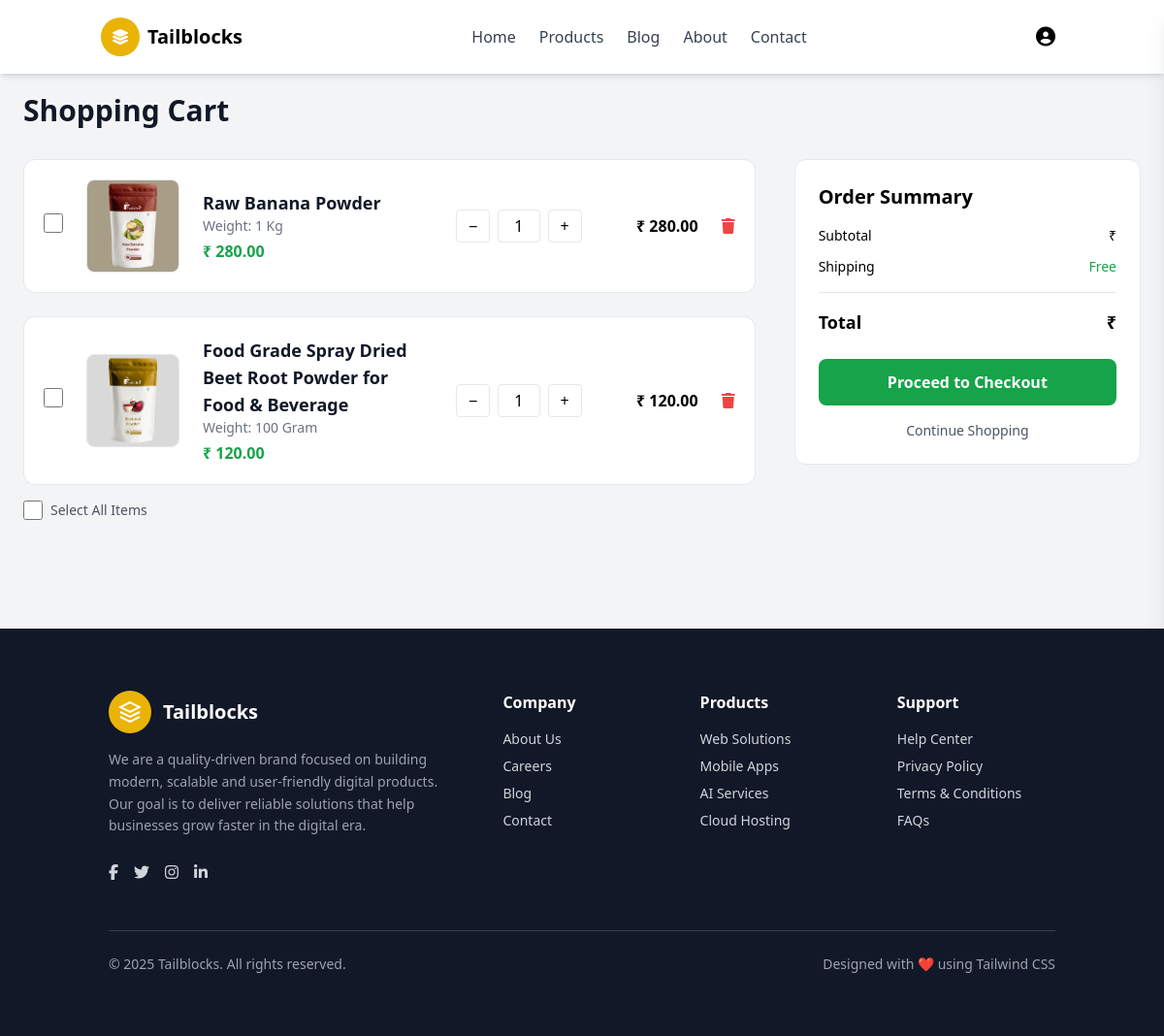
/cart/ (signed in), run on the app's committed database.
### apps/store/models.py (models this page shows, shortened)
class Cart(BaseModel):
    user = models.ForeignKey(
        User,
        on_delete=models.CASCADE,
        related_name="cart_items"
    )
    product = models.ForeignKey(Product, on_delete=models.CASCADE)
    qty = models.PositiveIntegerField(default=1)
    @property
    def total_price(self):
        return self.product.price * self.qty

class Product(BaseModel):
    name = models.CharField(max_length=255)
    category = models.ForeignKey(
        ProductCategory,
        on_delete=models.CASCADE,
        related_name="products"
    )
    price = models.DecimalField(max_digits=10, decimal_places=2)
    weight = models.CharField(max_length=50)
    content = models.TextField()
    additional_details = models.JSONField(blank=True, null=True)
    image_1 = models.ImageField(
        upload_to=product_image_path,
        default="products/default_product.jpg",
        blank=True,
        null=True
    )
    image_2 = models.ImageField(
        upload_to=product_image_path,
        blank=True,
        null=True
    )
    image_3 = models.ImageField(
        upload_to=product_image_path,
        blank=True,
        null=True
    )
    image_4 = models.ImageField(
        upload_to=product_image_path,
        blank=True,
        null=True
    )
    is_active = models.BooleanField(default=True)
    class Meta:
        ordering = ['-created_at']
    def primary_image(self):
        if self.image_1:
            return self.image_1.url
        return settings.MEDIA_URL + "products/default_product.jpg"

### apps/store/views.py (the view)
# urls.py: path("cart/", cart, name="cart"),
@login_required
def cart(request):
    user_id = request.session.get('user_id')
    if not user_id:
        return redirect("login")
    user_ = get_object_or_404(User, id=user_id)
    cart_items = Cart.objects.filter(user=user_)
    total_amount = sum(item.total_price for item in cart_items)
    return render(request, "store/cart.html", {
        "cart_items": cart_items,
        "total_amount": total_amount
    })

### apps/store/views.py (called while the page is built)
def login_required(view_func):
    @wraps(view_func)
    def wrapper(request, *args, **kwargs):
        if request.session.get('user_id'):
            return view_func(request, *args, **kwargs)
        messages.warning(request, "Please log in to continue.")
        return redirect('signin')
    return wrapper

### apps/store/templates/store/cart.html (shortened to what this page needs)
{% extends 'store/base.html' %}
{% load static %}
{% block body %}
<div class="max-w-7xl mx-auto px-6 py-24">
    <h1 class="text-3xl font-bold text-gray-900 mb-8">
        Shopping Cart
    </h1>
    {% if cart_items %}
    <div class="grid grid-cols-1 lg:grid-cols-3 gap-10">
        <div class="lg:col-span-2 space-y-6">
            {% for item in cart_items %}
            <div class="flex items-center gap-6 border rounded-xl p-5 bg-white">
                <div>
                    <input type="checkbox"
                        class="cart-checkbox w-5 h-5 text-green-600 border-gray-300 rounded cursor-pointer"
                        value="{{ item.id }}">
                </div>
                <img src="{{ item.product.primary_image }}" alt="{{ item.product.name }}"
                    class="w-24 h-24 object-contain rounded-lg border">
                <div class="flex-1">
                    <h3 class="text-lg font-semibold text-gray-900">
                        {{ item.product.name }}
                    </h3>
                    <p class="text-sm text-gray-500">
                        Weight: {{ item.product.weight }}
                    </p>
                    <p class="text-green-600 font-semibold mt-1">
                        ₹ {{ item.product.price }}
                    </p>
                </div>
                <div class="flex items-center gap-2">
                    <a href="{% url 'cart_decrease' item.id %}" class="px-3 py-1 border rounded hover:bg-gray-100">−</a>
                    <span class="px-4 py-1 border rounded">
                        {{ item.qty }}
                    </span>
                    <a href="{% url 'cart_increase' item.id %}" class="px-3 py-1 border rounded hover:bg-gray-100">+</a>
                </div>
                <div class="w-24 text-right font-semibold">
                    ₹ {{ item.total_price }}
                </div>
                <a href="{% url 'cart_remove' item.id %}" class="text-red-500 hover:text-red-700">
                    <i class="fa-solid fa-trash"></i>
                </a>
            </div>
            {% endfor %}
        </div>
        <div class="border rounded-xl p-6 bg-white h-fit">
            <h2 class="text-xl font-semibold mb-4">
                Order Summary
            </h2>
            <div class="flex justify-between text-sm mb-3">
                <span>Subtotal</span>
                <span>₹ {{ cart_total }}</span>
            </div>
            <div class="flex justify-between text-sm mb-3">
                <span>Shipping</span>
                <span class="text-green-600">Free</span>
            </div>
            <hr class="my-4">
            <div class="flex justify-between text-lg font-bold mb-6">
                <span>Total</span>
                <span>₹ {{ cart_total }}</span>
            </div>
            <a href=""
                class="block text-center bg-green-600 hover:bg-green-700 text-white font-semibold py-3 rounded-lg transition">
                Proceed to Checkout
            </a>
            <a href="{% url 'products' %}" class="block text-center mt-4 text-sm text-gray-600 hover:underline">
                Continue Shopping
            </a>
        </div>
    </div>
    {% endif %}
    <div class="flex items-center gap-2 my-4 ">
        <input type="checkbox" id="select-all" class="w-5 h-5 cursor-pointer">
        <span class="text-sm text-gray-600 font-medium">
            Select All Items
        </span>
    </div>
</div>
{% endblock %}

### data on the page
Cart: product.primary_image (picture), product.name "Raw Banana Powder", product.weight "1 Kg", product.price "280.00", qty "1", total_price "280.00"
Cart: product.primary_image (picture), product.name "Food Grade Spray Dried Beet Root Powder for Food & Beverage", product.weight "100 Gram", product.price "120.00", qty "1", total_price "120.00"
